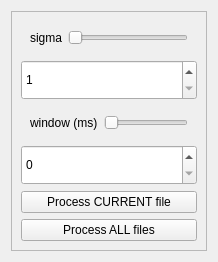
            <widget class="QWidget" name="rawOptPage">
             <layout class="QVBoxLayout" name="verticalLayout_13">
              <item>
               <widget class="QFrame" name="frame">
                <property name="frameShape">
                 <enum>QFrame::StyledPanel</enum>
                </property>
                <property name="frameShadow">
                 <enum>QFrame::Raised</enum>
                </property>
                <layout class="QVBoxLayout" name="verticalLayout_7">
                 <item>
                  <widget class="QWidget" name="widget_6" native="true">
                   <layout class="QHBoxLayout" name="horizontalLayout_5">
                    <item>
                     <widget class="QLabel" name="label_3">
                      <property name="text">
                       <string>sigma</string>
                      </property>
                     </widget>
                    </item>
                    <item>
                     <widget class="QSlider" name="horizontalSlider">
                      <property name="minimum">
                       <number>1</number>
                      </property>
                      <property name="maximum">
                       <number>20</number>
                      </property>
                      <property name="orientation">
                       <enum>Qt::Horizontal</enum>
                      </property>
                     </widget>
                    </item>
                   </layout>
                  </widget>
                 </item>
                 <item>
                  <widget class="QSpinBox" name="sigmaValue">
                   <property name="minimumSize">
                    <size>
                     <width>70</width>
                     <height>40</height>
                    </size>
                   </property>
                   <property name="minimum">
                    <number>1</number>
                   </property>
                   <property name="maximum">
                    <number>20</number>
                   </property>
                  </widget>
                 </item>
                 <item>
                  <widget class="QWidget" name="widget_7" native="true">
                   <layout class="QHBoxLayout" name="horizontalLayout_6">
                    <item>
                     <widget class="QLabel" name="label_4">
                      <property name="text">
                       <string>window (ms)</string>
                      </property>
                     </widget>
                    </item>
                    <item>
                     <widget class="QSlider" name="horizontalSlider_2">
                      <property name="maximum">
                       <number>10000</number>
                      </property>
                      <property name="orientation">
                       <enum>Qt::Horizontal</enum>
                      </property>
                     </widget>
                    </item>
                   </layout>
                  </widget>
                 </item>
                 <item>
                  <widget class="QSpinBox" name="windowValue">
                   <property name="minimumSize">
                    <size>
                     <width>70</width>
                     <height>40</height>
                    </size>
                   </property>
                   <property name="maximum">
                    <number>10000</number>
                   </property>
                   <property name="singleStep">
                    <number>10</number>
                   </property>
                  </widget>
                 </item>
                 <item>
                  <widget class="QPushButton" name="currentBtn">
                   <property name="text">
                    <string>Process CURRENT file</string>
                   </property>
                   <property name="icon">
                    <iconset resource="../resources/resources.qrc">
                     <normaloff>:/resources/icons/save.svg</normaloff>:/resources/icons/save.svg</iconset>
                   </property>
                   <property name="iconSize">
                    <size>
                     <width>24</width>
                     <height>24</height>
                    </size>
                   </property>
                  </widget>
                 </item>
                 <item>
                  <widget class="QPushButton" name="batchBtn">
                   <property name="text">
                    <string>Process ALL files</string>
                   </property>
                   <property name="icon">
                    <iconset resource="../resources/resources.qrc">
                     <normaloff>:/resources/icons/archive.svg</normaloff>:/resources/icons/archive.svg</iconset>
                   </property>
                   <property name="iconSize">
                    <size>
                     <width>24</width>
                     <height>24</height>
                    </size>
                   </property>
                  </widget>
                 </item>
                </layout>
               </widget>
              </item>
             </layout>
            </widget>
